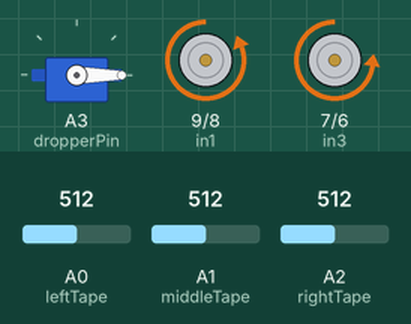
Simulated run of this sketch. Board: Teensy 4. Shown: servo, motor-driver pin pairs drawn as motors (green arrow = first pin HIGH = forward, orange = second pin HIGH = backward, longer = more drive, scaled by the enable pin). Inputs (shaded band) come from the test bench; at power-on: A0 (leftTape) = 512, A2 (rightTape) = 512, A1 (middleTape) = 512.

Above: at 2.3 s.
2.4 s: A0 (leftTape) set to 894
At 3.1 s:
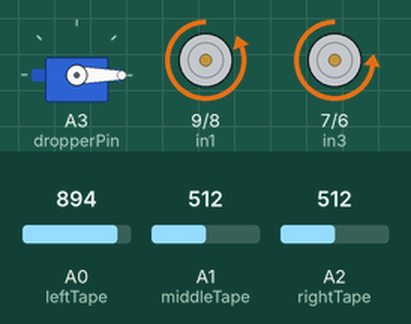
4.5 s: A0 (leftTape) set to 931
At 4.66 s:
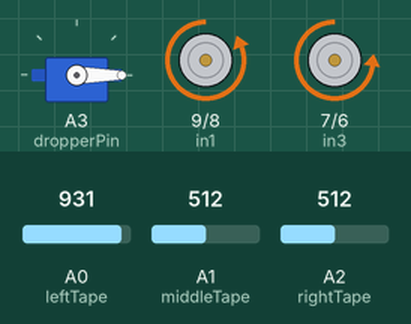
8.0 s: A0 (leftTape) set to 695
11.5 s: A0 (leftTape) set to 668
13.6 s: A2 (rightTape) set to 488
At 14.72 s:
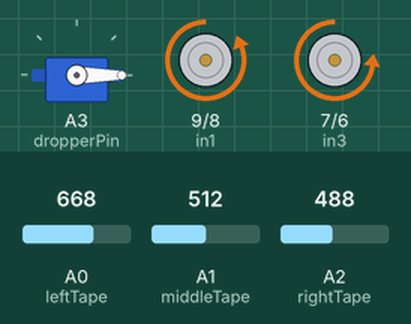
17.5 s: A2 (rightTape) set to 510
At 18.2 s:
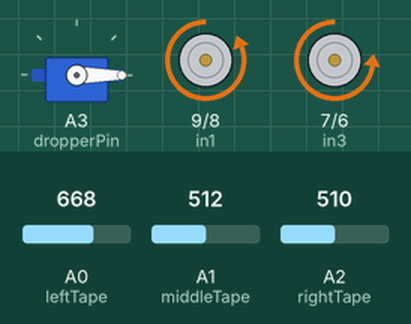
Timing chart, 0 to 22.1 s (numbered marks = the images above; inputs shaded):
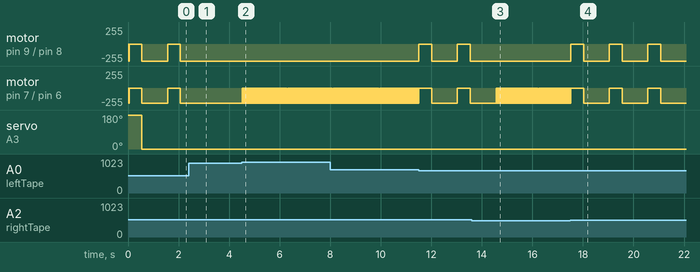

The sketch:

tylers-line-following-3.ino
```cpp
#include "BallDropper.h"
#include <Servo.h>

IntervalTimer stepTimer;
IntervalTimer rightTimer;
const int TIMESTEP = 2e4;
const int RIGHTTURNTIME = 5e6;

// tape sensors
const int leftTape = A0;
const int middleTape = A1;
const int rightTape = A2;
int BLACKT = 300;
int WHITET = 800;
char leftCol;
char midCol;
char rightCol;

// motor one
const int enA = 10;
const int in1 = 9;
const int in2 = 8;
// motor two
const int enB = 5;
const int in3 = 7;
const int in4 = 6;

// motor base speed
const int baseSpeed = 255;
const int motorABias = 0;
const int motorBBias = 30;

const int dropperPin = A3;
BallDropper dropper = BallDropper(dropperPin);
char colors;

bool shouldITurn = false;

char previousTurn; // stores state of most recent error: -1 = left, +1 = right
char shouldIGo; // 0 for straight, 1 for straight-left, 2 for straight-right,
                    // 4 for left, 5 for right, 3 for ignore
int forwardsInARow;

// functions
void drive();
char readSensors();
void driveForward();
void turnLeft();
void turnRight();
void stopRobot();
void fullRightTurn();

void setup() {
  pinMode(enA, OUTPUT);
  pinMode(in1, OUTPUT);
  pinMode(in2, OUTPUT);
  pinMode(in3, OUTPUT);
  pinMode(in4, OUTPUT);
  pinMode(enB, OUTPUT);
  pinMode(dropperPin, OUTPUT);
  previousTurn = 0;
  shouldIGo = 0;
  forwardsInARow = 0;
  // // Serial.println("Program begun");
  // put your setup code here, to run once:
  stepTimer.begin(drive, TIMESTEP);
}

void loop() {
  // put your main code here, to run repeatedly:
}

void drive() {
  if(forwardsInARow > 4) {
    previousTurn = 0;
  }
  if(shouldIGo == 3) {
    colors = readSensors();
    switch(colors) {
      case 0: // (   ) all white
      case 3: // ( - ) a line to ignore
        if(previousTurn == -1) {
          turnLeft();
          shouldIGo = 0;
        } else if(previousTurn == 1) {
          turnRight();
          shouldIGo = 0;
        } else {
          driveForward();
        }
        break;
      case 2: // (  B)
      case 1: // (  -)
      case 5: // ( -B)
      case 11: //(- B)
      case 7: // ( B-)
      case 8: // ( BB)
      case 25: //(BB-)
      case 14: //(--B)
        // Serial.println("R");
        // turn right
        turnRight();
        shouldIGo = 0;
        previousTurn = 1;
        break;
      case 6: // ( B )
      case 16: //(-B-)
        // Serial.println("F");
        // go straight: this is good!
        driveForward();
        break;
      case 18: //(B  )
      case 9: // (-  )
      case 21: //(B- )
      case 19: //(B -)
      case 15: //(-B )
      case 24: //(BB )
      case 17: //(-BB)
      case 22: //(B--)
        // Serial.println("L");
        // turn left
        turnLeft();
        shouldIGo = 0;
        previousTurn = -1;
        break;
      case 20: //(B B)
        // Serial.print("a");
      case 23: //(B-B)
        // Serial.print("b");
      case 26: //(BBB)
        // Serial.println("B");
        driveForward();
        // either you're way off
        // go straight for now
        // or you're at the turning point
        // TODO: code turning point
        // these shouldn't be cascaded but they are similar for now
        break;
      case 13: //(---)
      case 12: //(-- )
      case 4: // ( --)
      case 10: //(- -)
        // Serial.println("D");
        // at drop point!
        // drop balls?
        stepTimer.end();
        stopRobot();
        dropper.dropBalls(1);
        driveForward();
        delay(1000);
        stepTimer.begin(drive, TIMESTEP); // issue is right here
        break;
      case 30: //(- -)
        // turn right 90 degrees
        // go forward
        // die
        if(shouldITurn) {
          stepTimer.end();
          fullRightTurn();
          driveForward();
          delay(9000);
          stopRobot();
        } else {
          shouldITurn = true;
        }
    }
  } else if(shouldIGo < 3) {
    // Serial.println("1");
    driveForward();
    shouldIGo += 3;
  } else if(shouldIGo == 4) {
    // Serial.println("4");
    turnLeft();
    shouldIGo = 3;
  } else if(shouldIGo == 5) {
    // Serial.println("5");
    turnRight();
    shouldIGo = 3;
  }
}

char readSensors() {
  char colors;
  int leftRead = analogRead(leftTape);
  int midRead = analogRead(middleTape);
  int rightRead = analogRead(rightTape) - 100;
  int meanRead = (leftRead + rightRead + midRead)/3;
  long varead = abs(leftRead - meanRead) + abs(rightRead - meanRead) + abs(rightRead - meanRead);
  if(varead < 400) {
    // either it's at the gray tape
    if(meanRead > 800) {
      colors = 0;
    } else if(meanRead < 300 && rightRead - leftRead > 500) {
      colors = 30;
    } else {
      colors = 4;
    }
    // or at the turning point
    // or lost the line
  } else {
    if(leftRead + rightRead - 2*midRead > 700) {
      colors = 6;
    } else if(rightRead - leftRead > 500) {
      colors = 18; // turn left
    } else if(leftRead - rightRead > 500) {
      if(midRead - rightRead > 0) {
        colors = 2; // turn right
      } else {
        colors = 30;
      }
    }
  }
  return colors;
}

void driveForward() {
    // set motors to go forward
    digitalWrite(in1, LOW);
    digitalWrite(in2, HIGH);
    digitalWrite(in3, LOW);
    digitalWrite(in4, HIGH);
    // power motors
    analogWrite(enA, baseSpeed - motorABias);
    analogWrite(enB, baseSpeed - motorBBias);
    forwardsInARow++;
}

void turnLeft() {
    // set motors to go forward
    digitalWrite(in1, LOW);
    digitalWrite(in2, HIGH);
    digitalWrite(in3, LOW);
    digitalWrite(in4, HIGH);
    // power motors
    analogWrite(enA, 0);
    analogWrite(enB, baseSpeed - motorBBias);
    forwardsInARow = 0;
}

void turnRight() {
    // set motors to go forward
    digitalWrite(in1, LOW);
    digitalWrite(in2, HIGH);
    digitalWrite(in3, LOW);
    digitalWrite(in4, HIGH);
    // power motors
    analogWrite(enA, baseSpeed - motorABias);
    analogWrite(enB, 0);
    forwardsInARow = 0;
}

void stopRobot() {
    analogWrite(enA, 0);
    analogWrite(enB, 0);
}

void fullRightTurn() {
    digitalWrite(in1, LOW);
    digitalWrite(in2, HIGH);
    digitalWrite(in3, HIGH);
    digitalWrite(in4, LOW);

    // power motors
    analogWrite(enA, baseSpeed - motorABias);
    analogWrite(enB, baseSpeed - motorBBias);

    delay(1400);
    stopRobot();
}
```

BallDropper.cpp
```cpp
/*
  BallDropper.cpp - Library for ball-dropping mechanism, ME210 Final Project 2018.
*/

#include "Arduino.h"
#include "BallDropper.h"
#include <Servo.h>


BallDropper::BallDropper(int pin) {
    _pin = pin;
    pinMode(pin, OUTPUT);
    servo.attach(pin);
    servo.write(180);
}

void BallDropper::dropBalls(int num) {
    for (int i=0; i < num; i++) {
        if (i == 3) {
            rewindServo();
            delay(100);
        }
        dropBall();
    }
    rewindServo();
}

void BallDropper::dropBall() {
    if (_pos == 0) {
      servo.write(_pos+100);
      _pos += 100;
    } else {
      servo.write(_pos+60);
      _pos += 60;
    }
}

void BallDropper::rewindServo() {
    for (int pos=_pos; pos >= 0; pos--) {
        servo.write(pos);
        delay(5);  // TODO switch to intervalTimer?
        _pos = pos;
    }
}
```

BallDropper.h
```cpp
/*
  BallDropper.h - Library for ball-dropping mechanism, ME210 Final Project 2018.
*/

#ifndef BallDropper_h
#define BallDropper_h

#include "Arduino.h"
#include <Servo.h>

class BallDropper {
    public:
        // constructor
        BallDropper(int pin);

        void dropBalls(int num);

    private:

        void dropBall();
        void rewindServo();

        int _pin;
        int _pos;
        Servo servo;
};

#endif
```

Measured:
- the behaviour switches between 912 and 913 on A0 (leftTape) (found by bisection; images 1 and 2)
- after the input at 2.4 s, motor on pin 9 (in1) / pin 8 (in2): stays backward 255/255 (without the input it goes to stopped after 0.69 s); motor on pin 7 (in3) / pin 6 (in4): stays backward 225/255 (without the input it goes to stopped after 0.69 s)
- after the input at 4.5 s, motor on pin 7 (in3) / pin 6 (in4): alternates backward 225/255 for 0.02 s and stopped for 0.02 s, starting at once
- after the input at 11.5 s, motor on pin 9 (in1) / pin 8 (in2): alternates backward 255/255 for 1.0 s and stopped for 0.51 s, starting at once; motor on pin 7 (in3) / pin 6 (in4): stopped → backward 225/255 after 0.52 s, → stopped 1.0 s later, → backward 225/255 0.51 s later
- after the input at 13.6 s, motor on pin 9 (in1) / pin 8 (in2): stops changing and stays backward 255/255; motor on pin 7 (in3) / pin 6 (in4): alternates backward 225/255 for 0.02 s and stopped for 0.02 s, starting after 0.98 s
- after the input at 17.5 s, motor on pin 9 (in1) / pin 8 (in2): alternates backward 255/255 for 1.0 s and stopped for 0.51 s, starting at once; motor on pin 7 (in3) / pin 6 (in4): alternates backward 225/255 for 1.0 s and stopped for 0.51 s, starting after 0.53 s
